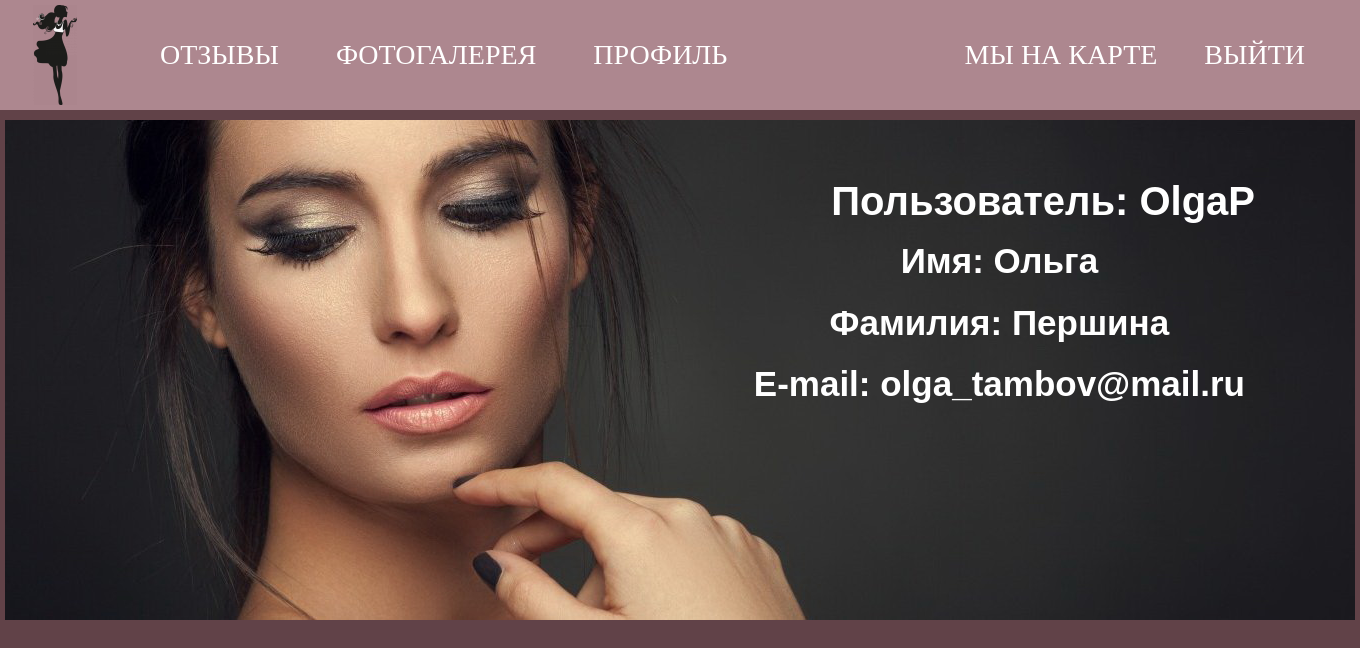
The app's page /user/OlgaP (signed in) with its own data.
### app/models.py (models this page shows, shortened)
class User(UserMixin, db.Model):
    id = db.Column(db.Integer, primary_key=True)
    username = db.Column(db.String(64), index=True, unique=True)
    name = db.Column(db.String(64), index=True, unique=False)
    fullname = db.Column(db.String(64), index=True, unique=False)
    telephone = db.Column(db.String(11), index=True, unique=False)
    email = db.Column(db.String(120), index=True, unique=True)
    password_hash = db.Column(db.String(128))
    posts = db.relationship('Post', backref='author', lazy='dynamic')
    def followed_posts(self):
        return Post.query.order_by(Post.timestamp.desc()).all()

### app/routes.py (the view)
@app.route('/user/<username>')
@login_required
def user(username):
    user = User.query.filter_by(username=username).first_or_404()
    posts = user.followed_posts()
    return render_template('user.html', user=user, posts=posts)

### app/models.py (called while the page is built)
@login.user_loader
def load_user(id):
    return User.query.get(int(id))

### app/templates/user.html (shortened to what this page needs)
{% extends "base.html" %}
{% block content %}
<div class="imagebanner">
	<img id = "indexFon" src="{{ url_for('static', filename='images/Image1.jpg') }}" width="1350" alt="Профиль">
    <div class="profilTitle">
        <h3><span>Пользователь: {{ user.username }}</span></h3>
    </div>
    <div class="profil">
        <h4><span>Имя: {{ user.name }}</span></h4>
        <h4><span>Фамилия: {{ user.fullname }}</span></h4>
        <h4><span>E-mail: {{ user.email }}</span></h4>
    </div>
</div>
{% endblock %}

### app/static/style.css (style rules this page uses)
body { background-color: #614248; font-family: 'Open Sans', Helvetica, Arial, Verdana, sans-serif; width: 100%; height: 100%; margin: 0px; text-align: justify; }
.imagebanner { margin: auto; text-align: center; position: relative; width: 1350px; }
.profilTitle { position: absolute; top: 40px; float: left; right: 100px; }
.profil { position: absolute; top: 100px; float: left; right: 110px; }
h3 span { text-align: center; color:#FFFFFF; font: bold 40px ChaletE, Sans-Serif; }
h4 span { text-align: center; color: #FFFFFF; font: bold 35px ChaletE, Sans-Serif; }

### records on screen
User: username "OlgaP", name "Ольга", fullname "Першина", email "olga_tambov@mail.ru"
